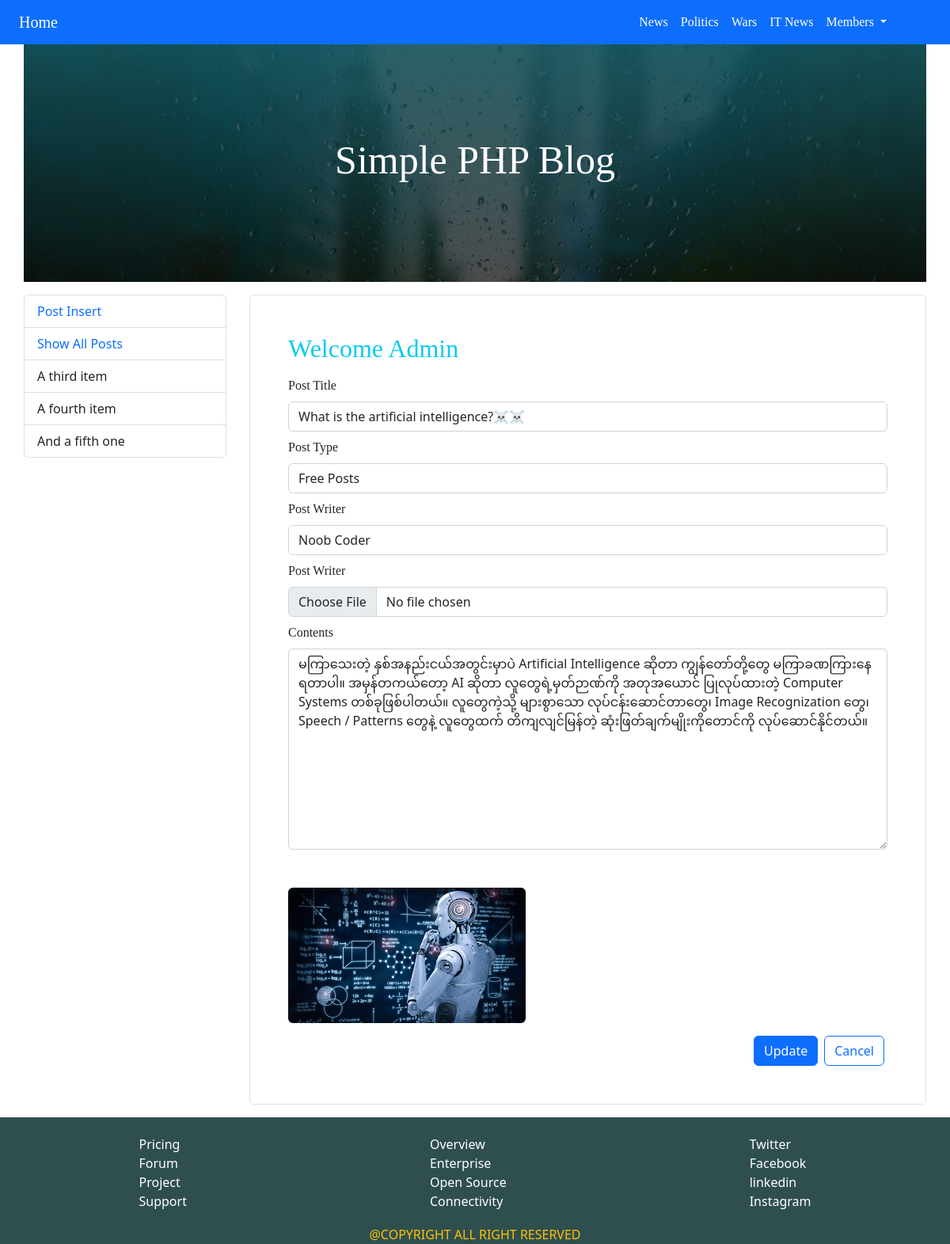
Screenshot of /editPost.php?id=4 with the database file from the repository.
### tables this page shows
CREATE TABLE `post` (
  `id` int(11) NOT NULL,
  `title` varchar(255) DEFAULT NULL,
  `type` int(4) NOT NULL,
  `writer` varchar(255) NOT NULL,
  `content` text NOT NULL,
  `img_link` varchar(255) NOT NULL,
  `created_at` datetime NOT NULL
);

### CheckGen/dbHacker.php (called while the page is built, shortened)
<?php
function dbConnect()
{
    $db = mysqli_connect(DB_HOST, DB_USER, DB_PASS, DB_NAME);
    if (mysqli_connect_errno() > 0) {
        echo "connection error";
    } else {
        return $db;
    }
}

### editPost.php (the view, shortened to what this page needs)
<?php include_once "view/top.php" ?>
<?php include_once "view/nav.php" ?>
<?php include_once "view/header.php" ?>
<div class="container">
    <div class="row mt-3">
        <?php include_once "sidebar.php"  ?>
    </div>
<?php
$id = $_GET['id'];
show($id);
function show($id)
{
    $query = "SELECT * FROM post WHERE id=$id";
    $result = mysqli_query(dbConnect(), $query);
    foreach ($result as $data) {
        $title = $data['title'];
        $writer = $data['writer'];
        $img = $data['img_link'];
        $content = $data['content'];
        echo "
    <div class='p-0 col-9 posts justify-content-end border border-1 rounded p-5'>
        <form action='' class='w-100' method='post' enctype='multipart/form-data'>
            <h2 class='text text-info'>Welcome Admin</h2>
            <div class='form-group' style='width:100%'>
                <label for='postTitle' class='text py-2'>Post Title</label>
                <input type='text' class='form-control' id='postTitle' name='title' autocomplete='off' required
                       value='$title'>
            </div>
            <div class='form-group' style='width:100%'>
                <label for='postType' class='text py-2'>Post Type</label>
                <select name='postType' id=postType' class='form-control'>
                    <option value='1'>Free Posts</option>
                    <option value='2'>Paid Posts</option>
                </select>
            </div>
            <div class='form-group' style='width:100%'>
                <label for='postWriter' class='text py-2'>Post Writer</label>
                <input type='text' class='form-control' id='postWriter' name='writer' required value='$writer'>
            </div>
            <div class='form-group' style='width:100%'>
                <label for='picture' class='text py-2'>Post Writer</label>
                <input type='file' class='form-control' id='picture' name='pic'  value=''>
            </div>
            <div class='form-group' style='width:100%'>
                <label for='contents' class='text py-2'>Contents</label>
                <textarea name='contents' id='contents' cols='30' rows='10' class='form-control' required >$content</textarea>
            </div>
            <img src='assets/upload/$img' style='width:300px;' class='mt-5 rounded'>
            <div class='form-group mt-3' style='width:100%;display:flex;justify-content:end;'>
                <input type='submit' value='Update' class='btn btn-primary mx-1' name='update'>
                <input type='submit' value='Cancel' class='btn btn-outline-primary mx-1' name='cancel'>
                  <input type='hidden' name='old' value='assets/upload/$img'>
            </div>
        </form>
    </div>
</div>
</div>";
    }
}
?>
<?php include_once "view/footer.php" ?>
<?php include_once "view/bottom.php" ?>

### custom.css (style rules this page uses)
.text { font-family: Cambria; }
.posts { display:flex; justify-content: space-between; flex-wrap:wrap; flex-basis: calc(50% - 1rem ); }

### rows the page displays
post: title "What is the artificial intelligence?☠☠", writer "Noob Coder", contents "မကြာသေးတဲ့ နှစ်အနည်းငယ်အတွင်းမှာပဲ Artificial Intelligence ဆိုတာ ကျွန်တော်တို့တွေ မကြာခဏကြားနေရတာပါ။ အမှန်တကယ်တော့ AI ဆိုတာ လူတွေရဲ့မှတ်ဉာဏ်ကို အတုအယောင် ပြုလုပ်ထားတဲ့ Computer Systems တစ်ခုဖြစ်ပါတယ်။ လူတွေကဲ့သို့ များစွာသော လုပ်ငန်းဆောင်တာတွေ၊ Image Recognization တွေ၊ Speech / Patterns တွေနဲ့ လူတွေထက် တိကျလျင်မြန်တဲ့ ဆုံးဖြတ်ချက်မျိုးကိုတောင်ကို လုပ်ဆောင်နိုင်တယ်။", img_link (picture)
